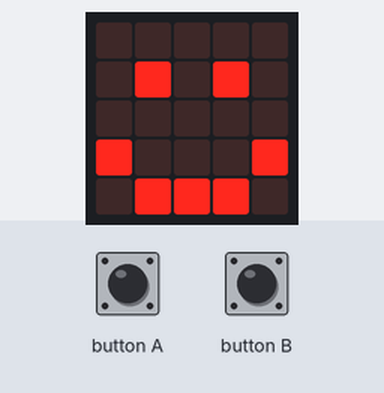
Bench run of a program on a simulated BBC micro:bit (MakeCode). Shown: the board's 5×5 LED display. Inputs (shaded band) come from the test bench.

Above: at 1.8 s.
1.9 s: button A pressed for 0.15 s
At 3.2 s:
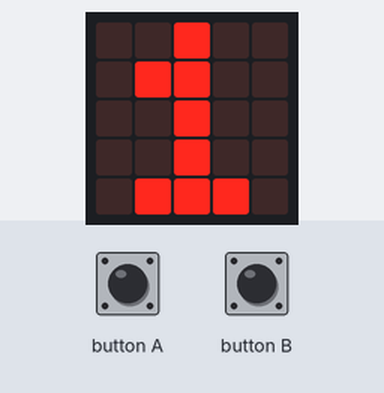
3.5 s: button B pressed for 0.15 s
At 4.7 s:
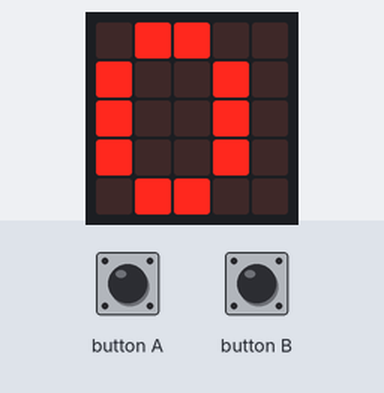
Timing chart, 0 to 6.5 s (numbered marks = the images above; inputs shaded):
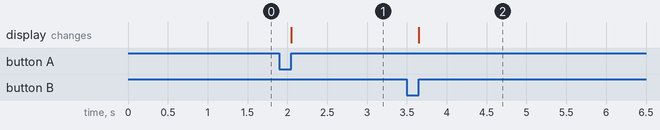

Measured:
- after the input at 1.9 s, the display: changes after 0.15 s (image 1)
- after the input at 3.5 s, the display: changes after 0.15 s (image 2)

The program:

main.ts
```typescript
// (licence header left out)
basic.showIcon(IconNames.Happy)

let clicks = 0 //creates "clicks" variable

input.onButtonPressed(Button.A, () => {
basic.clearScreen(); //clears screen
clicks = clicks + 1 //adds 1 to clicks
basic.showNumber(clicks) //displays value of clicks
})

input.onButtonPressed(Button.B, () => {
clicks = 0 //resets the number of clicks
basic.showNumber(clicks) //displays value of clicks
})
```
